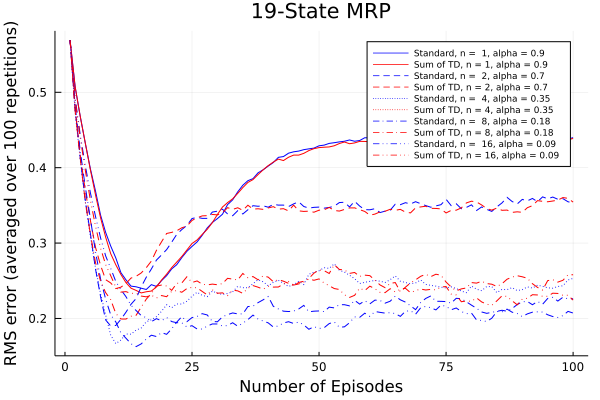

This chart was generated by the following Julia code:
using Plots

struct environment
    states
    start_states
    terminal_states
    actions
    gamma
end



function n_step_td_evaluation(policy; type, environment, alpha, n, number_of_episodes)
    state_values = Dict(state => 0.0 for state in environment.states)
    for state in environment.terminal_states
        state_values[state] = 0
    end
    mse_array = [sqrt(1/(k-2)*sum([(state_values[i] - i/(k-1))^2 for i in 1:(k-2)]))]
    episode_counter = 0
    while episode_counter < number_of_episodes
        episode_counter += 1

        state_array = Array{Any}(undef, n+1)
        reward_array = Array{Float64}(undef, n+1)
        error_array = Array{Float64}(undef, n+1)

        current_state = rand(environment.start_states)

        state_array[1] = current_state
        t = 0
        T = Inf
        tau = -Inf
        while tau < T - 1
            t = t+1
            if T == Inf
                current_action = rand(policy[current_state])
                current_state, current_reward = transition(environment, current_state, current_action)
                state_array[t%(n+1)+1] = current_state
                reward_array[t%(n+1)+1] = current_reward
                error_array[(t-1)%(n+1)+1] = current_reward + gamma*state_values[current_state] - state_values[state_array[(t-1)%(n+1)+1]]
                if current_state ∈ environment.terminal_states
                    T = t
                end
            end

            tau = t - n
            if tau >= 0
                G = 0
                if type == 1
                    for i in tau+1:trunc(Int, min(tau+n,T))
                        G += environment.gamma^(i - tau - 1)*reward_array[i%(n+1)+1]
                    end
                    if tau + n < T
                        G += environment.gamma^n*state_values[state_array[(tau+n)%(n+1)+1]]
                    end
                    state_values[state_array[tau%(n+1) + 1]] += alpha*(G - state_values[state_array[tau%(n+1) + 1]])
                elseif type == 2
                    for i in tau:trunc(Int, min(tau+n-1,T))
                        G += environment.gamma^(i - tau - 1)*error_array[i%(n+1)+1]
                    end
                    state_values[state_array[tau%(n+1) + 1]] += alpha*G
                end
                
            end

        end
        push!(mse_array, sqrt(1/k*sum([(state_values[i] - true_value_function[i])^2 for i in 1:k])))
    end
    return state_values, mse_array
end

# Environment: k-State Markov Reward Process (Example 6.2)
k = 19

states = collect(0:k+1)
start_states = collect(1:k)
terminal_states = [0,k+1]
gamma = 1
actions = [1]
true_value_function = Dict(i => (i-(k+1)/2)/((k+1)/2) for i in 1:k)
policy = Dict(i => 1 for i in 1:k)

function transition(environment, current_state, current_action)
    if rand() < 0.5
        next_state = current_state - 1
    else
        next_state = current_state + 1
    end
    if next_state == environment.terminal_states[2]
        reward = 1
    elseif next_state == environment.terminal_states[1]
        reward = -1
    else
        reward = 0
    end
    return next_state, reward
end

nineteen_state_mrp = environment(states, start_states, terminal_states, actions, gamma)
#state_values2, mse_array2 = n_step_td_evaluation(policy, type = 2, environment = nineteen_state_mrp, alpha = 0.5, n = 1, number_of_episodes = number_of_episodes)

number_of_episodes = 100

function plot_results()
    fig = plot(xlabel = "Number of Episodes", ylabel = "RMS error (averaged over 100 repetitions)", title = "$k-State MRP", legendfontsize= 6)
    linestyles = [:solid, :dash, :dot, :dashdot, :dashdotdot]
    for (n, linestyle) in zip([1,2,4,8,16],linestyles)
        alpha = min(0.9, round(1.4/n,digits=2))
        avg_mse_array1 = zeros(number_of_episodes)
        avg_mse_array2 = zeros(number_of_episodes)
        for j in 1:100
            state_values1, mse_array1 = n_step_td_evaluation(policy, type = 1, environment = nineteen_state_mrp, alpha = alpha, n = n, number_of_episodes = number_of_episodes)
            for i in 1:number_of_episodes
                avg_mse_array1[i] += 1/j*(mse_array1[i] - avg_mse_array1[i])
            end
            state_values2, mse_array2 = n_step_td_evaluation(policy, type = 2, environment = nineteen_state_mrp, alpha = alpha, n = n, number_of_episodes = number_of_episodes)
            for i in 1:number_of_episodes
                avg_mse_array2[i] += 1/j*(mse_array2[i] - avg_mse_array2[i])
            end
        end
        
        plot!(fig, avg_mse_array1, label = "Standard, n =  $n, alpha = $alpha", color = "blue", linestyle = linestyle)
        plot!(fig, avg_mse_array2, label = "Sum of TD, n = $n, alpha = $alpha", color = "red", linestyle = linestyle)
    end
    return fig
end

fig = plot_results()

png(fig, "SS_2021/ReiL_UE/Übung_4/Florian/6.2")

fig
